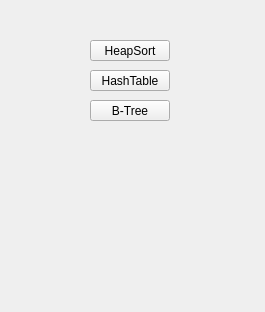
<?xml version="1.0" encoding="UTF-8"?>
<ui version="4.0">
 <class>mainwindow</class>
 <widget class="QMainWindow" name="mainwindow">
  <property name="geometry">
   <rect>
    <x>0</x>
    <y>0</y>
    <width>265</width>
    <height>312</height>
   </rect>
  </property>
  <property name="windowTitle">
   <string>mainwindow</string>
  </property>
  <widget class="QWidget" name="centralwidget">
   <widget class="QPushButton" name="BTreeButton">
    <property name="geometry">
     <rect>
      <x>90</x>
      <y>100</y>
      <width>80</width>
      <height>21</height>
     </rect>
    </property>
    <property name="text">
     <string>B-Tree</string>
    </property>
   </widget>
   <widget class="QPushButton" name="HashTableButton">
    <property name="geometry">
     <rect>
      <x>90</x>
      <y>70</y>
      <width>80</width>
      <height>21</height>
     </rect>
    </property>
    <property name="text">
     <string>HashTable</string>
    </property>
   </widget>
   <widget class="QPushButton" name="HeapSortButton">
    <property name="geometry">
     <rect>
      <x>90</x>
      <y>40</y>
      <width>80</width>
      <height>21</height>
     </rect>
    </property>
    <property name="text">
     <string>HeapSort</string>
    </property>
   </widget>
  </widget>
  <widget class="QMenuBar" name="menubar">
   <property name="geometry">
    <rect>
     <x>0</x>
     <y>0</y>
     <width>265</width>
     <height>20</height>
    </rect>
   </property>
  </widget>
 </widget>
 <resources/>
 <connections/>
</ui>
